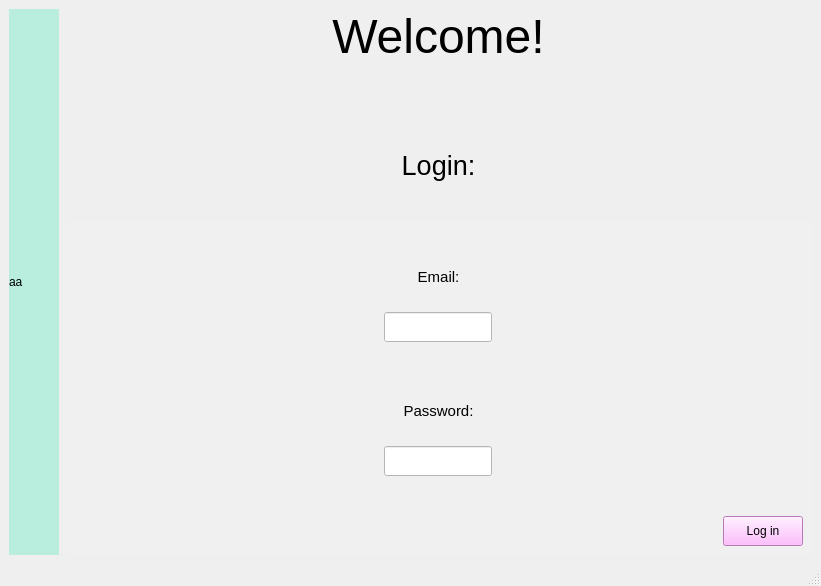
<?xml version="1.0" encoding="UTF-8"?>
<ui version="4.0">
 <class>MainWindow</class>
 <widget class="QMainWindow" name="MainWindow">
  <property name="geometry">
   <rect>
    <x>0</x>
    <y>0</y>
    <width>821</width>
    <height>586</height>
   </rect>
  </property>
  <property name="windowTitle">
   <string>MainWindow</string>
  </property>
  <property name="styleSheet">
   <string notr="true"/>
  </property>
  <widget class="QWidget" name="centralwidget">
   <layout class="QGridLayout" name="gridLayout">
    <item row="0" column="0">
     <layout class="QHBoxLayout" name="horizontalLayout">
      <item>
       <widget class="QLabel" name="label_5">
        <property name="maximumSize">
         <size>
          <width>50</width>
          <height>16777215</height>
         </size>
        </property>
        <property name="styleSheet">
         <string notr="true">background-color: rgb(185, 237, 222);
border-color:rgb(185, 237, 222);</string>
        </property>
        <property name="text">
         <string>aa</string>
        </property>
        <property name="scaledContents">
         <bool>false</bool>
        </property>
       </widget>
      </item>
      <item>
       <layout class="QVBoxLayout" name="verticalLayout_6">
        <item>
         <widget class="QLabel" name="label">
          <property name="maximumSize">
           <size>
            <width>16777215</width>
            <height>100</height>
           </size>
          </property>
          <property name="font">
           <font>
            <pointsize>36</pointsize>
           </font>
          </property>
          <property name="styleSheet">
           <string notr="true"/>
          </property>
          <property name="text">
           <string>Welcome!</string>
          </property>
          <property name="alignment">
           <set>Qt::AlignHCenter|Qt::AlignTop</set>
          </property>
         </widget>
        </item>
        <item>
         <layout class="QVBoxLayout" name="verticalLayout_5">
          <item>
           <widget class="QLabel" name="label_2">
            <property name="maximumSize">
             <size>
              <width>16777215</width>
              <height>100</height>
             </size>
            </property>
            <property name="font">
             <font>
              <pointsize>20</pointsize>
             </font>
            </property>
            <property name="styleSheet">
             <string notr="true"/>
            </property>
            <property name="text">
             <string>Login:</string>
            </property>
            <property name="alignment">
             <set>Qt::AlignCenter</set>
            </property>
           </widget>
          </item>
          <item>
           <widget class="QWidget" name="widget" native="true">
            <property name="styleSheet">
             <string notr="true">background-color: rgb(240, 240, 240);</string>
            </property>
            <layout class="QVBoxLayout" name="verticalLayout_4">
             <item>
              <widget class="QWidget" name="widget" native="true">
               <layout class="QVBoxLayout" name="verticalLayout_3">
                <item>
                 <widget class="QWidget" name="widget" native="true">
                  <property name="styleSheet">
                   <string notr="true">background-color: rgb(240, 240, 240);</string>
                  </property>
                  <layout class="QVBoxLayout" name="verticalLayout" stretch="0,0">
                   <item>
                    <widget class="QLabel" name="label_3">
                     <property name="maximumSize">
                      <size>
                       <width>16777215</width>
                       <height>30</height>
                      </size>
                     </property>
                     <property name="font">
                      <font>
                       <pointsize>11</pointsize>
                      </font>
                     </property>
                     <property name="styleSheet">
                      <string notr="true"/>
                     </property>
                     <property name="text">
                      <string>Email:</string>
                     </property>
                     <property name="alignment">
                      <set>Qt::AlignCenter</set>
                     </property>
                    </widget>
                   </item>
                   <item alignment="Qt::AlignHCenter">
                    <widget class="QLineEdit" name="lineEdit">
                     <property name="maximumSize">
                      <size>
                       <width>300</width>
                       <height>30</height>
                      </size>
                     </property>
                     <property name="styleSheet">
                      <string notr="true">QLineEdit{
	
	background-color: rgb(255, 255, 255);
	border-color: rgb(255, 170, 127);
}

QLineEdit:focus{
	
	border-color: rgb(170, 255, 127);
}

</string>
                     </property>
                    </widget>
                   </item>
                  </layout>
                 </widget>
                </item>
                <item>
                 <widget class="QWidget" name="widget" native="true">
                  <property name="styleSheet">
                   <string notr="true">background-color: rgb(240, 240, 240);</string>
                  </property>
                  <layout class="QVBoxLayout" name="verticalLayout_2">
                   <item>
                    <widget class="QLabel" name="label_4">
                     <property name="maximumSize">
                      <size>
                       <width>16777215</width>
                       <height>30</height>
                      </size>
                     </property>
                     <property name="font">
                      <font>
                       <pointsize>11</pointsize>
                      </font>
                     </property>
                     <property name="text">
                      <string>Password:</string>
                     </property>
                     <property name="alignment">
                      <set>Qt::AlignCenter</set>
                     </property>
                    </widget>
                   </item>
                   <item alignment="Qt::AlignHCenter">
                    <widget class="QLineEdit" name="lineEdit_2">
                     <property name="maximumSize">
                      <size>
                       <width>300</width>
                       <height>30</height>
                      </size>
                     </property>
                     <property name="styleSheet">
                      <string notr="true">QLineEdit{
	
	background-color: rgb(255, 255, 255);
	border-color: rgb(255, 170, 127);
}

QLineEdit:focus{
	
	border-color: rgb(170, 255, 127);
}

</string>
                     </property>
                     <property name="echoMode">
                      <enum>QLineEdit::Password</enum>
                     </property>
                     <property name="alignment">
                      <set>Qt::AlignLeading|Qt::AlignLeft|Qt::AlignVCenter</set>
                     </property>
                    </widget>
                   </item>
                  </layout>
                 </widget>
                </item>
               </layout>
              </widget>
             </item>
             <item alignment="Qt::AlignRight">
              <widget class="QPushButton" name="pushButton">
               <property name="sizePolicy">
                <sizepolicy hsizetype="Minimum" vsizetype="Fixed">
                 <horstretch>0</horstretch>
                 <verstretch>0</verstretch>
                </sizepolicy>
               </property>
               <property name="maximumSize">
                <size>
                 <width>100</width>
                 <height>30</height>
                </size>
               </property>
               <property name="styleSheet">
                <string notr="true">QPushButton{
	background-color: rgb(255, 170, 255);
}

QPushButton:hover{
	
	background-color: rgb(170, 255, 255);
}</string>
               </property>
               <property name="text">
                <string>Log in</string>
               </property>
              </widget>
             </item>
            </layout>
           </widget>
          </item>
         </layout>
        </item>
       </layout>
      </item>
     </layout>
    </item>
   </layout>
  </widget>
  <widget class="QMenuBar" name="menubar">
   <property name="geometry">
    <rect>
     <x>0</x>
     <y>0</y>
     <width>821</width>
     <height>26</height>
    </rect>
   </property>
  </widget>
  <widget class="QStatusBar" name="statusbar"/>
 </widget>
 <resources/>
 <connections/>
</ui>
